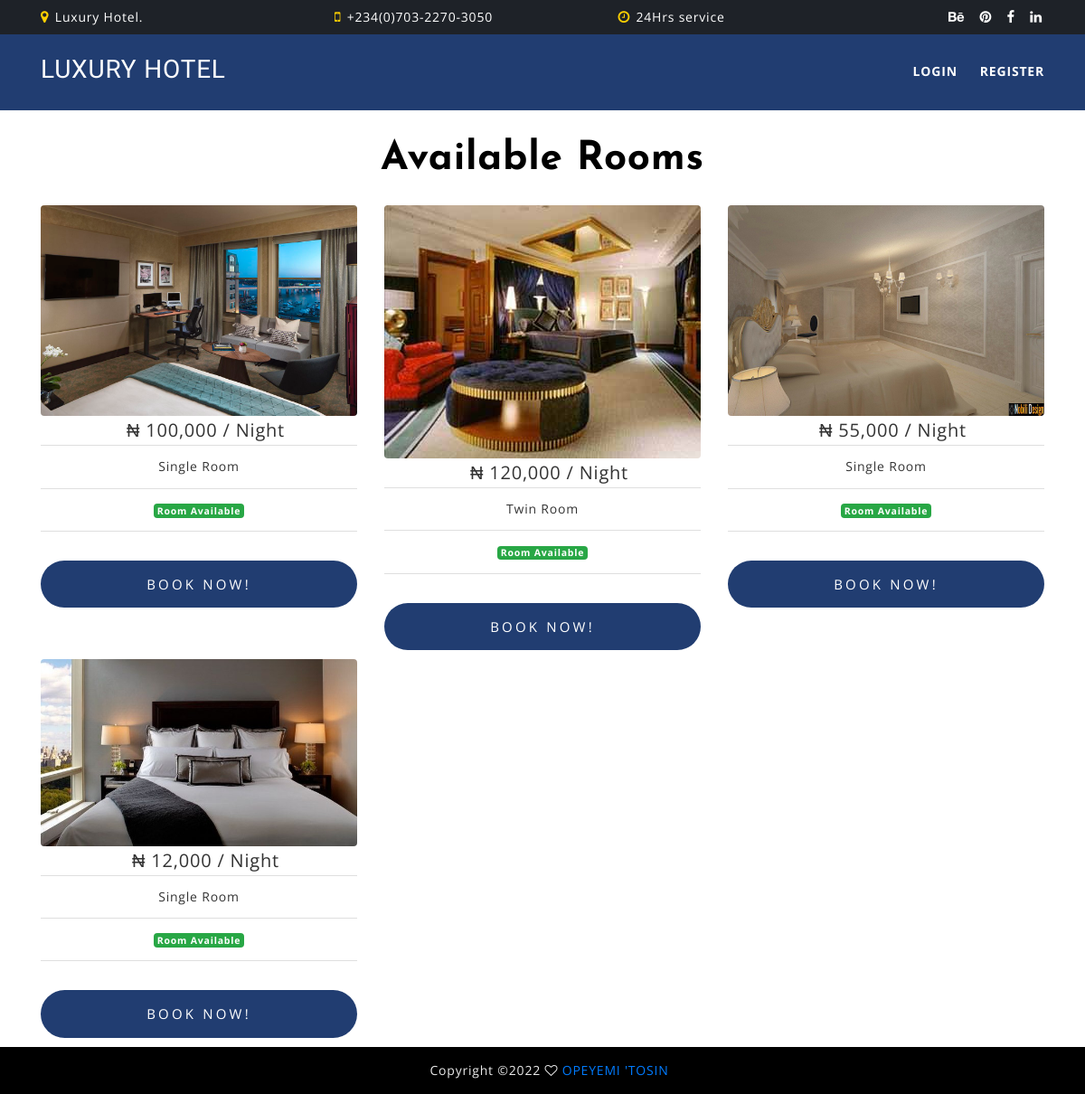
The page /view.php on the database its author committed.
### tables this page shows
CREATE TABLE `Rooms` (
  `roomID` int(12) NOT NULL,
  `id` varchar(12) DEFAULT NULL,
  `roomNo` varchar(12) DEFAULT NULL,
  `roomDescription` varchar(30) DEFAULT NULL,
  `roomType` varchar(20) DEFAULT NULL,
  `price` varchar(12) DEFAULT NULL,
  `Rstatus` varchar(15) DEFAULT NULL,
  `Registeredtime` timestamp(6) NULL DEFAULT NULL,
  `roomPICT` varchar(100) NOT NULL
);

### config/DB.php (called while the page is built, shortened)
<?php class DB
{
	private static $_instance = null;
	private $_pdo, $_query, $_error = false, $_results, $_resultsArray, $_lastId,$_count = 0, $_queryCount = 0;
	private function __construct()
	{
		try
		{
			$this->_pdo = new PDO('mysql:host=' . DB_HOST . ';dbname=' . DB_NAME, DB_USER, DB_PASS);
			$this->_pdo->setAttribute(PDO::MYSQL_ATTR_INIT_COMMAND, "SET SESSION sql_mode = ''");
			$this->_pdo->setAttribute(PDO::ATTR_ERRMODE, PDO::ERRMODE_EXCEPTION);
			$this->_pdo->setAttribute(PDO::ATTR_EMULATE_PREPARES, false);
		}
		catch (PDOException $e)
		{
			die($e->getMessage());
		}
	}
	public static function getInstance()
	{
		if (!isset(self::$_instance))
			self::$_instance = new DB();
		return self::$_instance;
	}
	public function query($sql, $params = [])
	{
		$qu = strtolower($sql);
		if ($this->_query = $this->_pdo->prepare($sql))
		{
			if ($this->_query->execute())
			{
				$this->num_rows = $this->_query->rowCount();
				$this->_lastId = $this->_pdo->lastInsertId();
			}
			else
			{
				$this->_error = true;
			}
		}
		return $this;
	}
	public function fetch()
	{
		return $this->_query->fetch();
	}
}

### config/config.php (called while the page is built, shortened)
<?php
include_once ("DB.php");
$db = DB::getInstance();
?>

### view.php (the view, shortened to what this page needs)
<?php include('includes/header.php'); ?>
<div class="container mt-150">
<h1 class="mb-4 title">Available Rooms
</h1>
<div class="row">
<?php
$rooms = $db->query("SELECT * FROM Rooms ");
while($roomlist = $rooms->fetch()){
?>
<div class="col-md-4 mb-10">
    <div class="panel panel-danger">
        <div class="panel-heading">
          <img class="img-fluid rounded" height="400px" src="images/rooms/<?php echo $roomlist['roomPICT'];?>" alt="rooms">
        </div>
        <div class="panel-body text-center">
            <p class="lead">
                <strong>₦ <?php echo number_format($roomlist['price']);?> / Night</strong></p>
        </div>
        <ul class="list-group list-group-flush text-center">
            <li class="list-group-item"><i class="icon-ok text-danger"></i><?php echo $roomlist['roomType']; ?></li>
            <li class="list-group-item"><i class="icon-ok text-danger"></i><?php if($roomlist['Rstatus'] == "YES"){ echo "<span class='badge badge-success'>Room Available</span>"; } ?></li>
        </ul>
        <div class="panel-footer">
        <form name="booking" method="post">
          <button  class="viewdetailBtn btn btn-lg btn-block" name="bookRoombtn" >BOOK NOW!</button>
        </form>
          </div>
    </div>
</div>
<?php
}
?>
</div>
</div>
<?php include('includes/footer.php'); ?>

### includes/header.php (shortened to what this page needs)
<?php
include "config/config.php";
?>
<!DOCTYPE html>
<html lang="en">
<head>
     <link href="assets/css/bootstrap.min.css" rel="stylesheet">
    <link href="assets/css/plugins/slicknav.min.css" rel="stylesheet">
    <link href="assets/css/plugins/magnific-popup.css" rel="stylesheet">
    <link href="assets/css/plugins/owl.carousel.min.css" rel="stylesheet">
    <link href="assets/css/plugins/gijgo.css" rel="stylesheet">
    <link href="assets/css/font-awesome.css" rel="stylesheet">
    <link href="assets/css/reset.css" rel="stylesheet">
    <link rel="stylesheet" href="aos-master/dist/aos.css" />
    <link href="assets/css/default.css" rel="stylesheet">
    <link rel="stylesheet" href="assets/css/animate.css">
    <link href="style.css" rel="stylesheet">
    <link href="assets/css/responsive.css" rel="stylesheet">
</head>
<body>
    <header id="header-area" class="fixed-top">
        <div id="header-top" class="d-none d-xl-block">
            <div class="container">
                <div class="row">
                    <div class="col-lg-3 text-left">
                        <i class="fa fa-map-marker"></i> Luxury Hotel.
                    </div>
                    <div class="col-lg-3 text-center">
                        <i class="fa fa-mobile"></i> +234(0)703-2270-3050
                    </div>
                    <div class="col-lg-3 text-center">
                        <i class="fa fa-clock-o"></i> 24Hrs service
                    </div>
                    <div class="col-lg-3 text-right">
                        <div class="header-social-icons">
                            <a href="#"><i class="fa fa-behance"></i></a>
                            <a href="#"><i class="fa fa-pinterest"></i></a>
                            <a href="#"><i class="fa fa-facebook"></i></a>
                            <a href="#"><i class="fa fa-linkedin"></i></a>
                        </div>
                    </div>
                </div>
            </div>
        </div>
        <div id="header-bottom">
            <div class="container">
                <div class="row">
                    <div class="col-lg-6">
                        <a href="index" class="logo-car">
                             <div class="logotxt" style=" padding-right:55px;"><span style="font-family: 'Seaweed Script', cursive;">LUXURY HOTEL</span></div>
                        </a>
                    </div>
                    <div class="col-lg-6 d-none d-xl-block">
                        <nav class="mainmenu alignright">
                            <ul>
                               <?php if(isset($_SESSION['uid'])) {
                                   echo '<li><a href="clients"><i class="fa fa-user"></i>  '.info($user_id, "fullname").'</a></li>
                                         <li><a href="clients"><i class="fa fa-credit-card"></i>  ₦'.number_format(info($user_id, "ewallet")).'.00 </a></li>
                                         <li><a href="logout.php"><i class="fa fa-sign-out"></i> Logout </a></li>';
                                }else{
                                echo '<li><a href="clients">Login</a></li>
                                <li><a href="clients">Register</a></li>';
                               }
                               ?>
                            </ul>
                        </nav>
                    </div>
                </div>
            </div>
        </div>
    </header>

### includes/footer.php (shortened to what this page needs)
    <section>
        <div class="footer-bottom-area">
            <div class="container">
                <div class="row">
                    <div class="col-lg-12 text-center">
                        <p>
Copyright &copy;<script>document.write(new Date().getFullYear());</script>  <i class="fa fa-heart-o" aria-hidden="true"></i> <a href="https://opykinsolutions" target="_blank">OPEYEMI 'TOSIN </a>
</p>
                    </div>
                </div>
            </div>
        </div>
    </section>
</body>
</html>

### assets/css/default.css (style rules this page uses)
.mt-150 { margin-top: 150px; }
.mb-10 { margin-bottom: 10px; }

### style.css (style rules this page uses)
body { margin: 0px; }
#header-area, #header-area a { color: #fff; }
#header-top { background-color: #1e2228; padding: 8px 0; }
#header-top i { color: #ffd000; font-size: 15px; margin-right: 2px; }
#header-area .header-social-icons a i.fa { color: #fff; font-size: 15px; margin-left: 10px; -webkit-transition: 0.4s; transition: 0.4s; }
#header-bottom { background-color: rgba(0, 0, 0, 0.3); padding: 15px 0; -webkit-transition: all 0.4s ease 0s; transition: all 0.4s ease 0s; }
.logo-car { display: inline-block; }
.mainmenu ul li { float: left; position: relative; }
.mainmenu ul li a { display: block; font-weight: 700; margin-left: 25px; padding: 15px 0; text-transform: uppercase; -webkit-transition: all 0.4s ease 0s; transition: all 0.4s ease 0s; }
#header-bottom .container { position: relative; }
.slicknav_nav { background-color: #000; border-top: 1px solid #ffd000; position: absolute; top: 65px; width: 100%; }
.slicknav_nav ul, .slicknav_nav ul li a, .slicknav_nav ul li.slicknav_parent a { margin: 0; -webkit-transition: 0.4s; transition: 0.4s; text-transform: uppercase; }
.footer-bottom-area { background-color: #000; color: #eaeaea; padding: 15px 0; }
html, body, #slideslow-bg, #slideslow-bg div { height: 100%; }

### includes/header.php (style rules this page uses)
body { margin: 0px; }
.logotxt { color:white; font-size:28px; font-weight:300; float:right; }
@media (min-width: 399px) { .logotxt { color:white; font-size:28px; font-weight:300; float:left; } }
#header-area, #header-area a { color: #fff; }
#header-top { background-color: #1e2228; padding: 8px 0; }
#header-top i { color: #ffd000; font-size: 15px; margin-right: 2px; }
#header-area .header-social-icons a i.fa { color: #fff; font-size: 15px; margin-left: 10px; -webkit-transition: 0.4s; transition: 0.4s; }
#header-bottom { background-color: rgba(09,41,98,0.9); padding: 15px 0; -webkit-transition: all 0.4s ease 0s; transition: all 0.4s ease 0s; }
.title { color:#000; font-size: 44px; font-weight: bold; font-family: 'Josefin Sans', sans-serif; text-align: center; }
p,ul.timeline { padding: 0 0 0 15px; }
.viewdetailBtn { margin-top: 2rem; padding: 15px; border: 1px solid var(--border-color); border-radius: 100rem; color: #fff; background: rgba(09,41,98,0.9); font-size: 15px; font-family: inherit; letter-spacing: .2rem; transition: .2s; }

### rows shown on the page
rooms: roomPICT (picture), price "100,000", roomType "Single Room", Rstatus "Room Available"
rooms: roomPICT (picture), price "120,000", roomType "Twin Room", Rstatus "Room Available"
rooms: roomPICT (picture), price "55,000", roomType "Single Room", Rstatus "Room Available"
rooms: roomPICT (picture), price "12,000", roomType "Single Room", Rstatus "Room Available"
